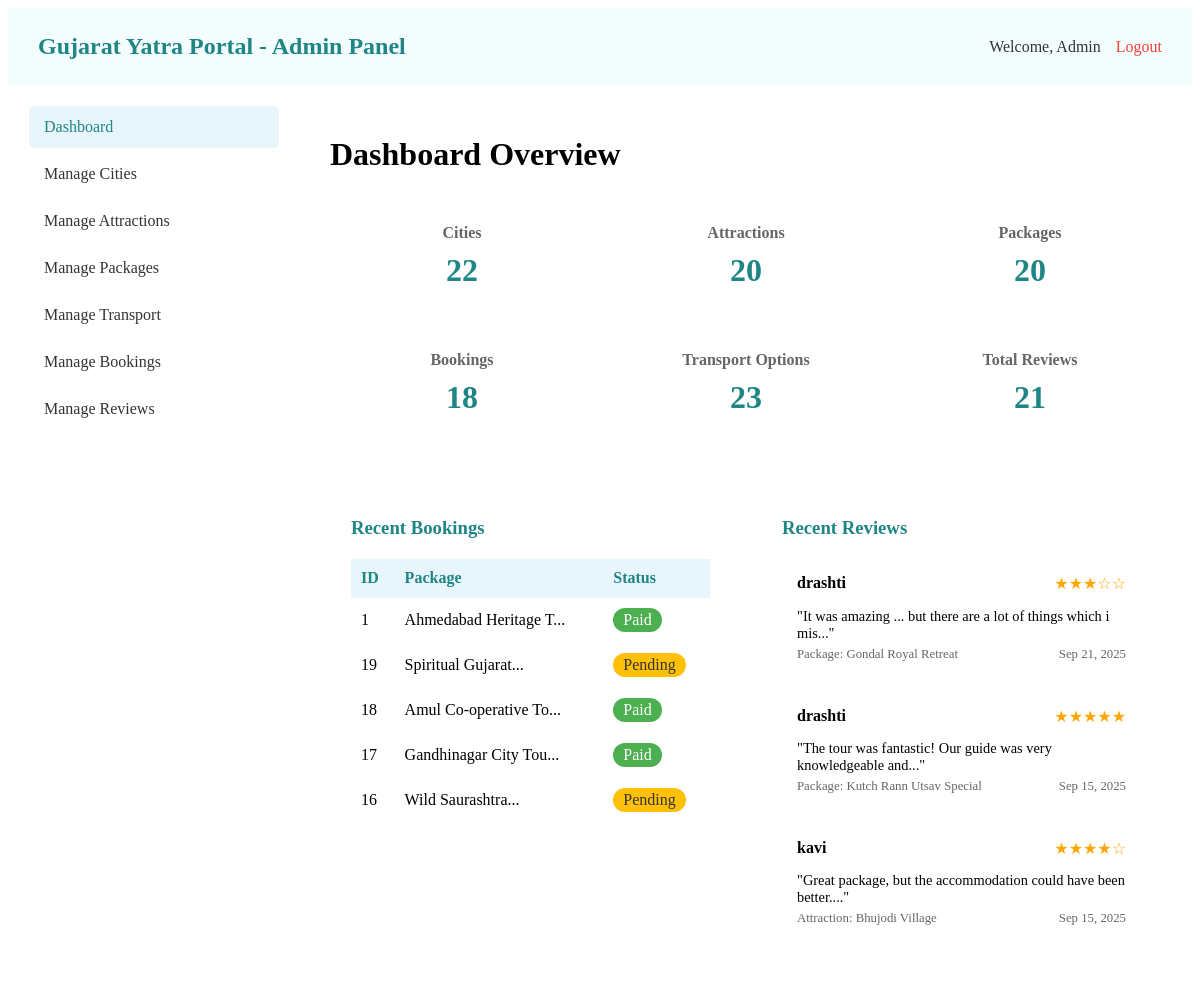
/admin/dashboard.php, run on an earlier commit of the app's database.
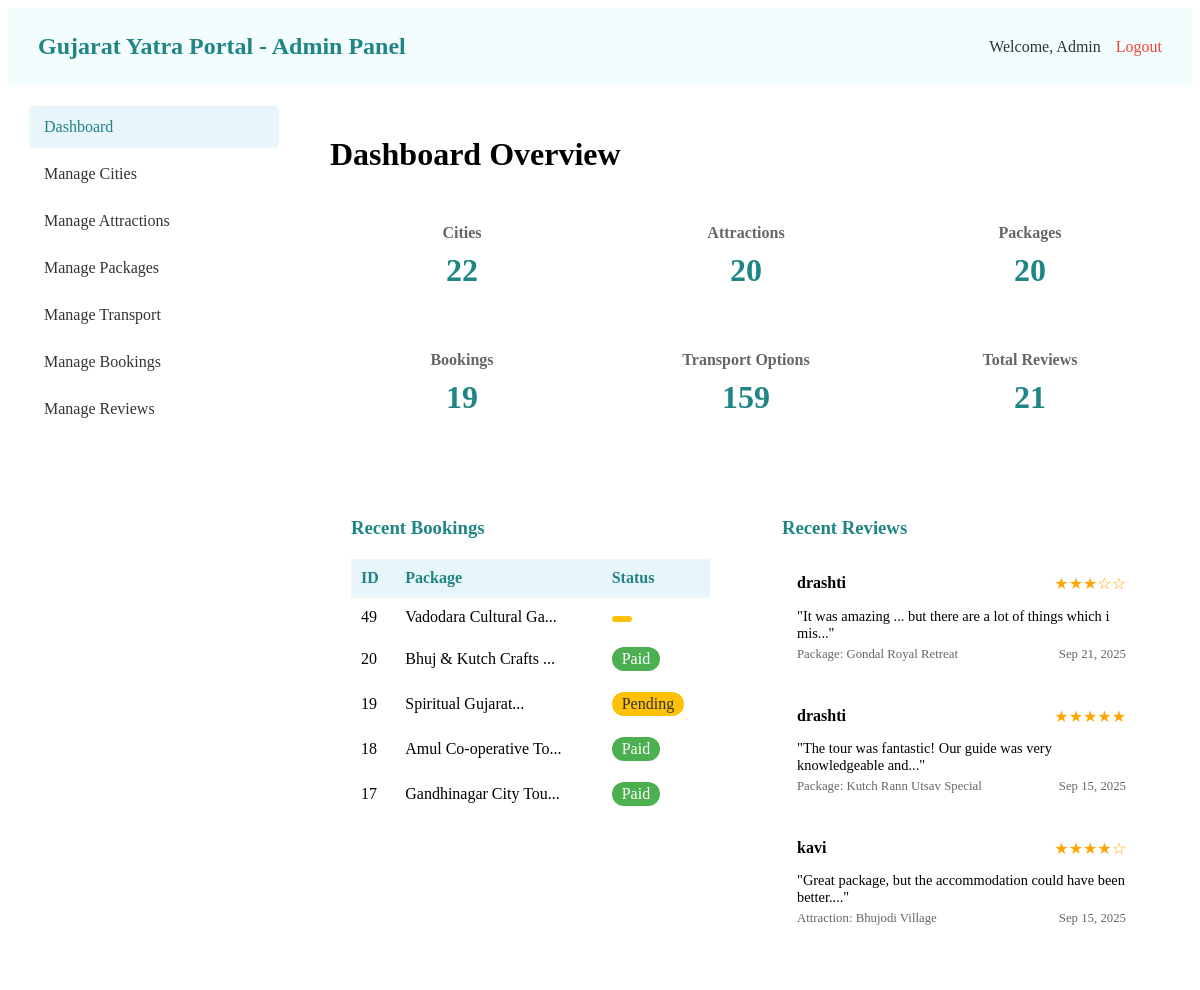
And on a later commit of the database.
### tables this page shows
CREATE TABLE `bookings` (
  `booking_id` int(11) NOT NULL,
  `user_id` int(11) DEFAULT NULL,
  `package_id` int(11) DEFAULT NULL,
  `booking_date` timestamp NOT NULL DEFAULT current_timestamp(),
  `travel_date` date NOT NULL,
  `number_of_travelers` int(11) NOT NULL,
  `total_amount` decimal(10,2) NOT NULL,
  `payment_status` enum('pending','paid','cancelled') NOT NULL DEFAULT 'pending'
);

CREATE TABLE `packages` (
  `package_id` int(11) NOT NULL,
  `name` varchar(255) NOT NULL,
  `description` text DEFAULT NULL,
  `price` decimal(10,2) NOT NULL,
  `duration_days` int(11) DEFAULT NULL,
  `inclusions` text DEFAULT NULL,
  `city_id` int(11) DEFAULT NULL,
  `image_url` varchar(255) DEFAULT NULL,
  `itinerary` text DEFAULT NULL,
  `ideal_for` varchar(255) DEFAULT NULL
);

CREATE TABLE `reviews` (
  `review_id` int(11) NOT NULL,
  `user_id` int(11) DEFAULT NULL,
  `package_id` int(11) DEFAULT NULL,
  `attraction_id` int(11) DEFAULT NULL,
  `rating` int(11) DEFAULT NULL CHECK (`rating` >= 1 and `rating` <= 5),
  `comment` text DEFAULT NULL,
  `date_posted` timestamp NOT NULL DEFAULT current_timestamp(),
  `status` enum('pending','approved','rejected') DEFAULT 'pending'
);

CREATE TABLE `users` (
  `user_id` int(11) NOT NULL,
  `username` varchar(255) NOT NULL,
  `email` varchar(255) NOT NULL,
  `password` varchar(255) NOT NULL,
  `created_at` timestamp NOT NULL DEFAULT current_timestamp(),
  `is_admin` tinyint(1) NOT NULL DEFAULT 0
);

CREATE TABLE `attractions` (
  `attraction_id` int(11) NOT NULL,
  `name` varchar(255) NOT NULL,
  `city_id` int(11) DEFAULT NULL,
  `description` text DEFAULT NULL,
  `entry_fee` decimal(10,2) DEFAULT NULL,
  `best_time_to_visit` varchar(255) DEFAULT NULL,
  `opening_hours` varchar(255) DEFAULT NULL,
  `image_url` varchar(255) DEFAULT NULL
);

### admin/dashboard.php (the view, shortened to what the changed rows need)
<?php
include('../includes/db_connect.php');
$bookings_count = 0;
$transport_count = 0;
$sql = "SELECT COUNT(*) as count FROM bookings";
$result = mysqli_query($conn, $sql);
if ($result) {
    $row = mysqli_fetch_assoc($result);
    $bookings_count = $row['count'];
}
$sql = "SELECT COUNT(*) as count FROM transport_options";
$result = mysqli_query($conn, $sql);
if ($result) {
    $row = mysqli_fetch_assoc($result);
    $transport_count = $row['count'];
}
$recent_bookings = array();
$sql = "SELECT b.booking_id, p.name, b.payment_status
        FROM bookings b
        JOIN packages p ON b.package_id = p.package_id
        ORDER BY b.booking_date DESC
        LIMIT 5";
$result = mysqli_query($conn, $sql);
if ($result) {
    while ($row = mysqli_fetch_assoc($result)) {
        $recent_bookings[] = $row;
    }
}
$recent_reviews = array();
$sql = "SELECT r.*, u.username, p.name as package_name, a.name as attraction_name
        FROM reviews r
        LEFT JOIN users u ON r.user_id = u.user_id
        LEFT JOIN packages p ON r.package_id = p.package_id
        LEFT JOIN attractions a ON r.attraction_id = a.attraction_id
        ORDER BY r.date_posted DESC
        LIMIT 3";
$result = mysqli_query($conn, $sql);
if ($result) {
    while ($row = mysqli_fetch_assoc($result)) {
        $recent_reviews[] = $row;
    }
}
?>
<!DOCTYPE html>
<html lang="en">
<head>
    <link rel="stylesheet" href="https://cdnjs.cloudflare.com/ajax/libs/font-awesome/6.0.0-beta3/css/all.min.css">
</head>
<body>
    <?php include 'admin_header.php'; ?>
    <div class="admin-container">
        <?php include 'admin_sidebar.php'; ?>
        <div class="admin-content">
            <h1 style="color: #000000ff; margin-bottom: 30px;">Dashboard Overview</h1>
            <div class="stats-grid" style="display: grid; grid-template-columns: repeat(auto-fit, minmax(200px, 1fr)); gap: 20px; margin-bottom: 40px;">
                <div class="stat-card glass">
                    <h3>Bookings</h3>
                    <p><?php echo $bookings_count; ?></p>
                </div>
                <div class="stat-card glass">
                    <h3>Transport Options</h3>
                    <p><?php echo $transport_count; ?></p>
                </div>
                </div>
            <div class="recent-activity" style="display: grid; grid-template-columns: 1fr 1fr; gap: 30px;">
                <div class="glass" style="padding: 20px;">
                    <table style="width: 100%; border-collapse: collapse;">
                        <thead>
                            <tr style="border-bottom: 1px solid #eee;">
                                <th style="padding: 10px; text-align: left;">ID</th>
                                <th style="padding: 10px; text-align: left;">Package</th>
                                <th style="padding: 10px; text-align: left;">Status</th>
                            </tr>
                        </thead>
                        <tbody>
                            <?php foreach ($recent_bookings as $booking): ?>
                            <tr style="border-bottom: 1px solid #eee;">
                                <td style="padding: 10px;"><?php echo $booking['booking_id']; ?></td>
                                <td style="padding: 10px;"><?php echo substr($booking['name'], 0, 20) . '...'; ?></td>
                                <td style="padding: 10px;">
                                    <span style="display: inline-block; padding: 3px 10px; border-radius: 20px; background: <?php echo ($booking['payment_status'] === 'paid' ? '#4CAF50' : '#FFC107'); ?>; color: <?php echo ($booking['payment_status'] === 'paid' ? 'white' : '#333'); ?>;">
                                        <?php echo ucfirst($booking['payment_status']); ?>
                                    </span>
                                </td>
                            </tr>
                            <?php endforeach; ?>
                        </tbody>
                    </table>
                </div>
                <div class="glass" style="padding: 20px;">
                    <div style="display: flex; flex-direction: column; gap: 15px;">
                        <?php foreach ($recent_reviews as $review): ?>
                        <div style="padding: 15px; background: rgba(255, 255, 255, 0.3); border-radius: 8px;">
                            <div style="display: flex; justify-content: space-between; margin-bottom: 10px;">
                                <span style="font-weight: 600;"><?php echo htmlspecialchars($review['username']); ?></span>
                                <span style="color: #FFA500;"><?php echo str_repeat('★', $review['rating']) . str_repeat('☆', 5 - $review['rating']); ?></span>
                            </div>
                            <p style="margin-bottom: 5px; font-size: 0.9rem;">"<?php echo htmlspecialchars(substr($review['comment'], 0, 60)) . '...'; ?>"</p>
                            <div style="display: flex; justify-content: space-between; font-size: 0.8rem; color: #666;">
                                <span><?php echo ($review['package_name'] ? 'Package: ' . htmlspecialchars($review['package_name']) : 'Attraction: ' . htmlspecialchars($review['attraction_name'])); ?></span>
                                <span><?php echo date('M j, Y', strtotime($review['date_posted'])); ?></span>
                            </div>
                        </div>
                        <?php endforeach; ?>
                    </div>
                </div>
            </div>
        </div>
    </div>
</body>
</html>

What changed in the data, as far as the page shows it:
no longer on this page (row unchanged): bookings: booking_id "1", package.name "Ahmedabad Heritage T", payment_status "Paid"
no longer on this page (row unchanged): bookings: booking_id "16", package.name "Wild Saurashtra", payment_status "Pending"
added bookings: booking_id "49", package.name "Vadodara Cultural Ga"
now on this page (row unchanged): bookings: booking_id "20", package.name "Bhuj & Kutch Crafts", payment_status "Paid"
Also different on the page:
$bookings_count: "18" → "19"
$transport_count: "23" → "159"
